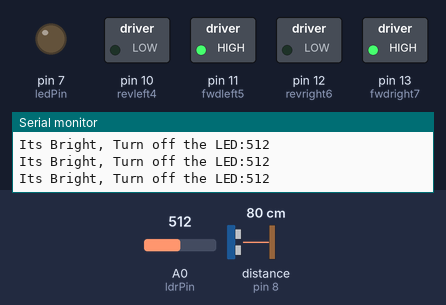
Bench run of a sketch on a simulated Arduino Uno, built with avr-gcc and run on an emulated ATmega328P. On the bench: switched loads named in the sketch (green lamp = pin HIGH), output pins drawn as LEDs (lit = HIGH), the last lines printed to the serial monitor. Wiring (inferred from the names in the program): ultrasonic range finder: trigger pin 9; echo pin 8. Dashed ring = blinking. The inputs (shaded band) are chosen by the test bench; at power-on: distance to the obstacle (sensor on pin 8) 80 cm, A0 (ldrPin) = 512. The echo pulse lasts 58.3 µs per cm; pins used as bus, display or sensor lines are not drawn.

Above: at 1.2 s.
1.3 s: distance to the obstacle (sensor on pin 8) set to 7 cm
4.3 s: distance to the obstacle (sensor on pin 8) set to 4 cm
At 5.2 s:
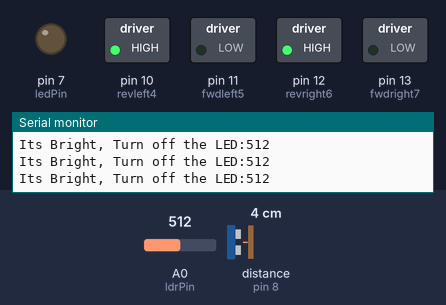
7.3 s: A0 (ldrPin) set to 417
10.3 s: A0 (ldrPin) set to 393
At 11.6 s:
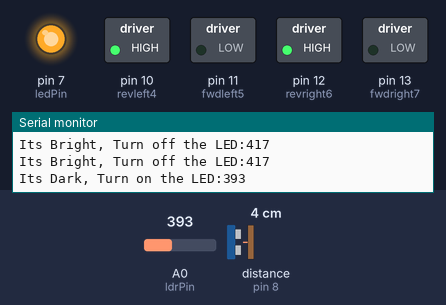
13.3 s: distance to the obstacle (sensor on pin 8) set to 9 cm
At 14.8 s:
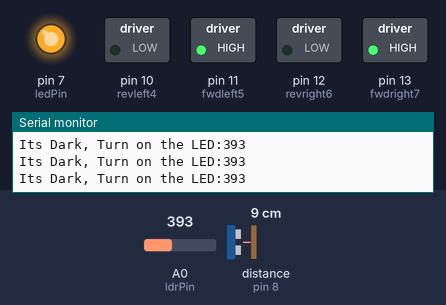
15.5 s: distance to the obstacle (sensor on pin 8) set to 2 cm
At 15.9 s:
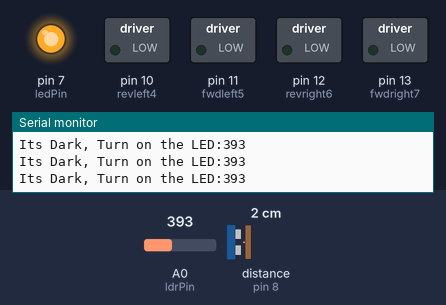
Timing chart, 0 to 19.5 s (numbered marks = the images above; inputs shaded):
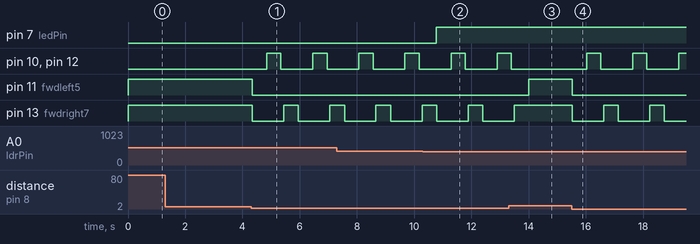

Measured:
- the behaviour switches between 6 and 5 cm on distance to the obstacle (sensor on pin 8) (found by bisection; images 0 and 1)
- the behaviour switches between 401 and 400 on A0 (ldrPin) (found by bisection; images 1 and 2)
- after the input at 4.3 s, pin 10 (revleft4), pin 12 (revright6): alternates HIGH for 0.50 s and LOW for 1.1 s, starting after 0.54 s; pin 11 (fwdleft5): HIGH → LOW at once; pin 13 (fwdright7): alternates HIGH for 0.51 s and LOW for 1.1 s, starting at once
- after the input at 10.3 s, pin 7 (ledPin): LOW → HIGH after 0.48 s
- after the input at 13.3 s, pin 10 (revleft4), pin 12 (revright6): goes on until 13.4 s, then stays LOW; pin 11 (fwdleft5): LOW → HIGH after 0.71 s; pin 13 (fwdright7): goes on until 13.5 s, then stays HIGH
- after the input at 15.5 s, pin 10 (revleft4), pin 12 (revright6): alternates HIGH for 0.50 s and LOW for 1.1 s, starting after 0.52 s; pin 11 (fwdleft5): HIGH → LOW at once; pin 13 (fwdright7): alternates HIGH for 0.51 s and LOW for 1.1 s, starting at once

The sketch:

light.ino
```cpp
int trigPin = 9; // Trig Pin Of HC-SR04
int echoPin = 8; // Echo Pin Of HC-SR04
int revleft4 = 10; // Motor Pins
int fwdleft5 = 11;
int revright6 = 12;
int fwdright7 = 13;
const int ledPin = 7;
const int ldrPin = A0;
long time, distance;
void setup() {
Serial.begin(9600);
pinMode(revleft4, OUTPUT); // Set Motor Pins
//As O/P
pinMode(fwdleft5, OUTPUT);
pinMode(revright6, OUTPUT);
pinMode(fwdright7, OUTPUT);
pinMode(trigPin, OUTPUT); // Set Trig Pin As
//O/P To Transmit Waves
pinMode(echoPin, INPUT); //Set Echo Pin As
//I/P To Recieve Reflected Waves
Serial.begin(9600);
pinMode(ledPin, OUTPUT);
pinMode(ldrPin, INPUT);
}
void loop() {
digitalWrite(trigPin,LOW);
delayMicroseconds(2);
digitalWrite(trigPin,HIGH);
delayMicroseconds(10);
digitalWrite(trigPin,LOW);
delayMicroseconds(2);
time=pulseIn(echoPin,HIGH);
distance=time*340/20000;
delay(10);
if (distance > 5) // Condition For Absence Of
//Obstacle
{
digitalWrite(fwdright7,HIGH); // Move
//Forward
digitalWrite(revright6,LOW);
digitalWrite(fwdleft5,HIGH);
digitalWrite(revleft4,LOW);
}
if (distance < 5) // Condition For Presence Of
//Obstacle
{
digitalWrite(fwdright7,LOW);//Stop
digitalWrite(revright6,LOW);
digitalWrite(fwdleft5,LOW);
digitalWrite(revleft4,LOW);
delay(500);
digitalWrite(fwdright7,LOW);// Move
//Backward
digitalWrite(revright6,HIGH);
digitalWrite(fwdleft5,LOW);
digitalWrite(revleft4,HIGH);
delay(500);
digitalWrite(fwdright7,LOW);//Stop   
digitalWrite(revright6, LOW);
digitalWrite(fwdleft5,LOW);
digitalWrite(revleft4,LOW);
delay(100);
digitalWrite(fwdright7,HIGH);// Move Left   
digitalWrite(revright6, LOW);
digitalWrite(revleft4,LOW);
digitalWrite(fwdleft5,LOW);
delay(500);}

int ldrStatus = analogRead(ldrPin);

if (ldrStatus <= 400)
{
    digitalWrite(ledPin, HIGH);
    Serial.print("Its Dark, Turn on the LED:");
    Serial.println(ldrStatus);

}
else
{
    digitalWrite(ledPin, LOW);
    Serial.print("Its Bright, Turn off the LED:");
    Serial.println(ldrStatus);
    }
}
```
